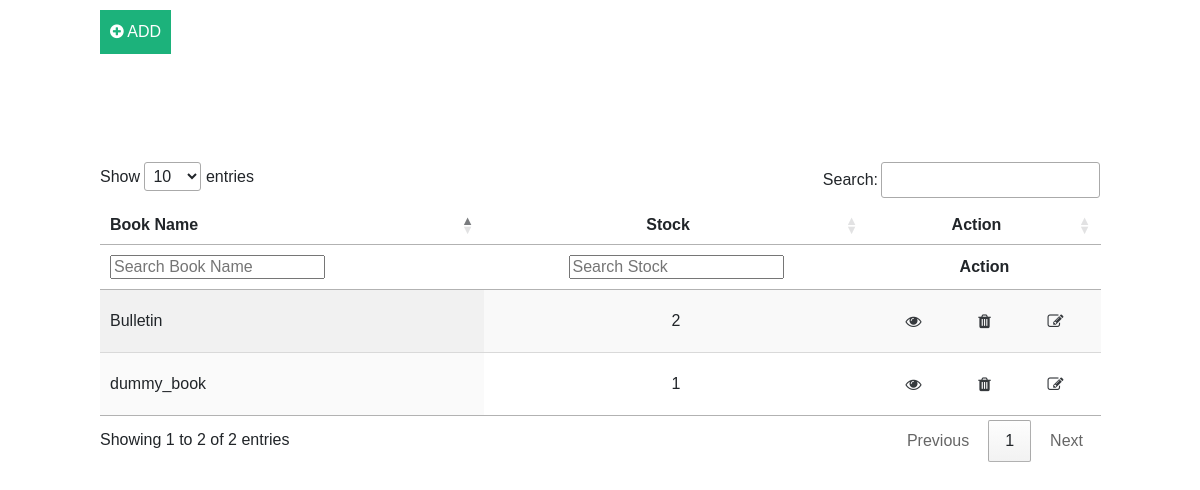
/, run on an earlier commit of the app's database.
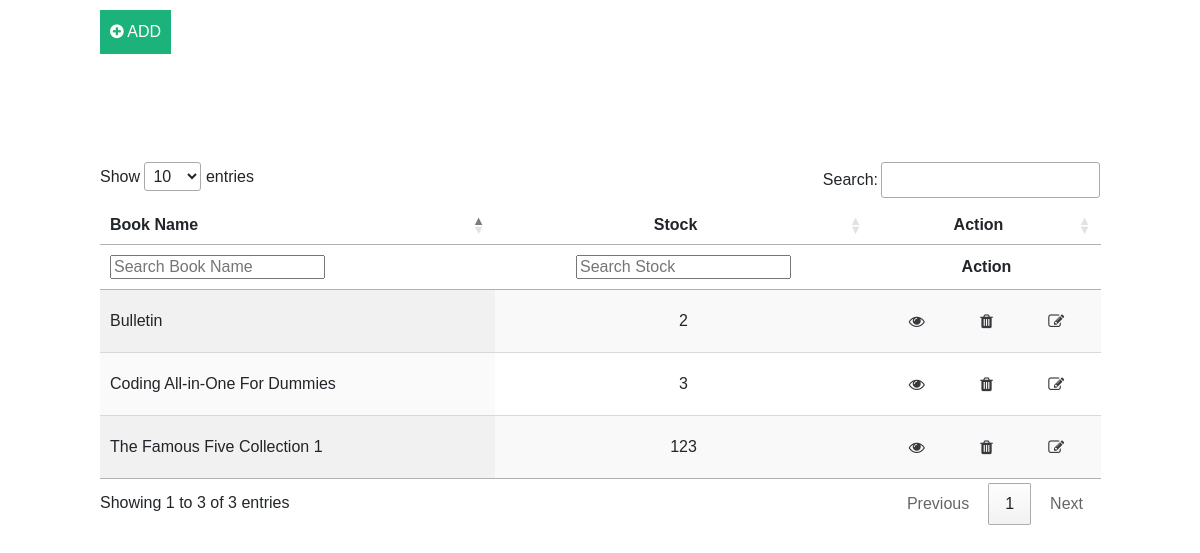
And on a later commit of the database.
### inventory/models.py (models this page shows)
class bookStore(models.Model):
    id = models.AutoField(primary_key=True)
    book_id = models.CharField(max_length=500,null=True)
    name = models.CharField(max_length=200,null=True)
    stock = models.IntegerField(default=0,null=True)
    added_at = models.DateTimeField(null=True)
    modified_at = models.DateTimeField(null=True)

### inventory/views.py (the view)
# urls.py: path('', views.index, name='index'),
def index(request):
    records = getattr(models, BOOK_STORE_TABLE).objects.all();
    return render(request, BASE_PATH, {ENTRIES:records})

### inventory/templates/inventory/base.html (shortened to what this page needs)
<!DOCTYPE>
    <html>
    <head>
{% include "inventory/imports/css.html" %}
    <head>
    <body>
    <button type='button' onclick="crud('add','')" style=" width:auto;padding:10px;margin-left:100px;margin-top:10px"><i class="fa fa-plus-circle"></i>    ADD</button>
    <div style="padding:100px">
    {% include "inventory/table/table.html" %}
</body>
</html>

### inventory/templates/inventory/imports/css.html (shortened to what this page needs)
<link rel="stylesheet" href="https://stackpath.bootstrapcdn.com/bootstrap/4.3.1/css/bootstrap.min.css">
<link rel="stylesheet" href="https://cdnjs.cloudflare.com/ajax/libs/font-awesome/4.7.0/css/font-awesome.min.css">
<link href="https://cdn.jsdelivr.net/npm/select2@4.1.0-rc.0/dist/css/select2.min.css" rel="stylesheet" />

### inventory/templates/inventory/table/table.html
<table id="table_id" class="display">
    <thead>
        <tr>
            <th>Book Name</th>
            <th style="text-align:center">Stock</th>
            <th style="text-align:center">Action</th>
        </tr>
    </thead>
    <tbody>
    {% for entry in entries %}
        <tr>
            <td>{{ entry.name }}</td>
            <td style="text-align:center" >{{ entry.stock }}</td>
            <td style="display:flex;flex-">
            <button type='button' class="btn btn-default" onclick="crud('view',{{ entry.id }})">
            <i class="fa fa-eye"></i>
            </button>
            <button type='button' class="btn btn-default" onclick="crud('delete',{{ entry.id }})">
            <i class="fa fa-trash"></i>
            </button>
            <button type='button' class="btn btn-default" onclick="crud('update',{{ entry.id}})">
            <i class="fa fa-edit"></i>
            </button>
            </td>
        </tr>
        {% endfor %}
    </tbody>
</table>

### inventory/templates/inventory/imports/style.html (style rules this page uses)
body { font-family: Arial, Helvetica, sans-serif; }
* { box-sizing: border-box; }
button { background-color: #04AA6D; color: white; padding: 14px 20px; margin: 8px 0; border: none; cursor: pointer; width: 100%; opacity: 0.9; }

What changed in the data, as far as the page shows it:
removed bookStore: name "dummy_book", stock "1"
added bookStore: name "The Famous Five Collection 1", stock "123"
added bookStore: name "Coding All-in-One For Dummies", stock "3"
Also different on the page:
text written by a page script: "Show entries Search: Showing 1 to 2 of 2 entries Previous 1 Next" → "Show entries Search: Showing 1 to 3 of 3 entries Previous 1 Next"
